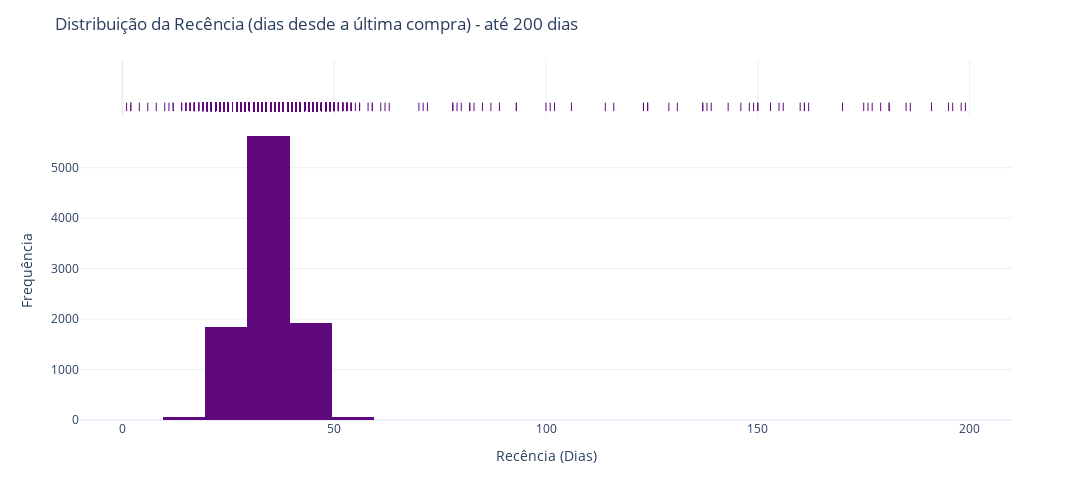

Here is the notebook cell this chart was saved with:
### Markdown cell above
### 2.6.1- Análise da Distribuição da Recência (dias desde a última compra) - até 200 dias

#### Histograma da Recência

O histograma abaixo mostra a distribuição dos dias de recência para compras, limitado a um período de até 200 dias. Essa limitação foi aplicada para focar nos padrões mais recentes e relevantes de comportamento de compra, que são mais críticos para análises de churn a curto prazo. E afim de melhorar a visualização do gráfico, já que o intervalo possuia uma variação muito grande de frenquência, que prejudicava a percepcção da distribuição dos dados.

### Code cell
# Filtrando os dados para recência menor que 200 dias.

filtered_data = data[data['recency'] < 200]

# Criando o histograma com Plotly
fig = px.histogram(
    filtered_data, 
    x='recency', 
    nbins=30, 
    marginal='rug',  # Adiciona uma representação 'rug' na margem
    color_discrete_sequence=["#5F097C"],  # Utilizando cor roxa
     width=1300, height=500)


fig.update_layout(
    title='Distribuição da Recência (dias desde a última compra) - até 200 dias',
    xaxis_title='Recência (Dias)',
    yaxis_title='Frequência',
    template='plotly_white'
)
fig.write_image('imgs/recency.png')
fig.show()

### Figure 1 — Plotly figure (JSON) as saved in the notebook; plotly's stock layout.template omitted (floating-point values rounded to 4 significant figures; data arrays with more than 128 entries replaced by an {"elided": "..."} marker saying what was removed)
{"data": [{"alignmentgroup": "True", "bingroup": "x", "hovertemplate": "recency=%{x}<br>count=%{y}<extra></extra>", "legendgroup": "", "marker": {"color": "#5F097C", "pattern": {"shape": ""}}, "name": "", "nbinsx": 30, "offsetgroup": "", "orientation": "v", "showlegend": false, "type": "histogram", "x": {"elided": "9587 int values"}, "xaxis": "x", "yaxis": "y"}, {"alignmentgroup": "True", "boxpoints": "all", "fillcolor": "rgba(255,255,255,0)", "hoveron": "points", "hovertemplate": "recency=%{x}<extra></extra>", "jitter": 0, "legendgroup": "", "line": {"color": "rgba(255,255,255,0)"}, "marker": {"color": "#5F097C", "symbol": "line-ns-open"}, "name": "", "offsetgroup": "", "showlegend": false, "type": "box", "x": {"elided": "9587 int values"}, "xaxis": "x2", "yaxis": "y2"}], "layout": {"barmode": "relative", "height": 500, "legend": {"tracegroupgap": 0}, "margin": {"t": 60}, "title": {"text": "Distribuição da Recência (dias desde a última compra) - até 200 dias"}, "width": 1300, "xaxis": {"anchor": "y", "domain": [0, 1], "title": {"text": "Recência (Dias)"}}, "xaxis2": {"anchor": "y2", "domain": [0, 1], "matches": "x", "showgrid": true, "showticklabels": false}, "yaxis": {"anchor": "x", "domain": [0, 0.8316], "title": {"text": "Frequência"}}, "yaxis2": {"anchor": "x2", "domain": [0.8416, 1], "matches": "y2", "showgrid": false, "showline": false, "showticklabels": false, "ticks": ""}}}
